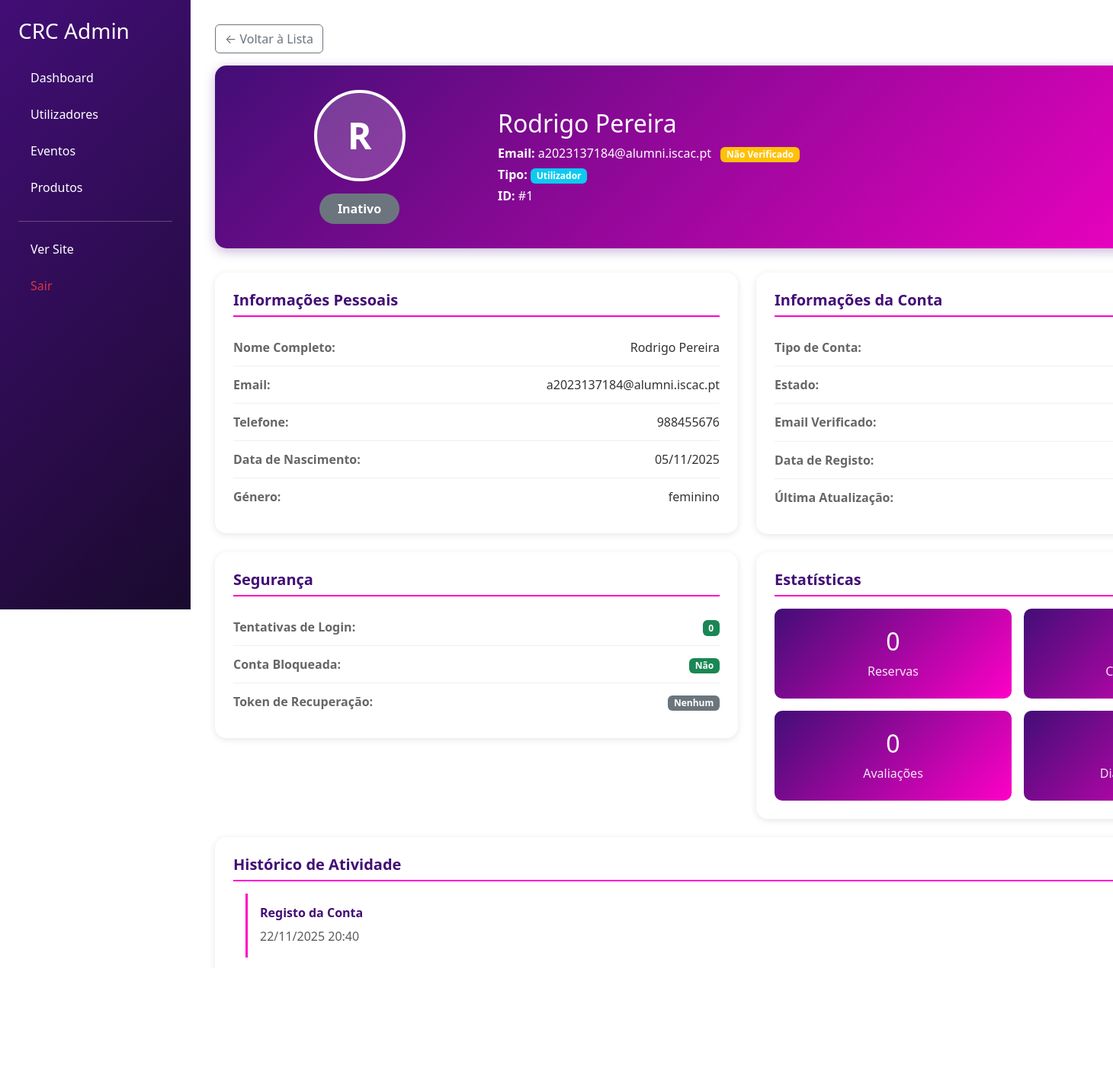
The page /admin/ver_utilizador.php?id=1 (signed in) on the database its author committed.
### tables this page shows
CREATE TABLE IF NOT EXISTS `utilizador` (
  `id_utilizador` int NOT NULL AUTO_INCREMENT,
  `primeiro_nome` varchar(100) NOT NULL,
  `ultimo_nome` varchar(100) NOT NULL,
  `email` varchar(255) NOT NULL,
  `telefone` varchar(20) DEFAULT NULL,
  `data_nascimento` date NOT NULL,
  `genero` enum('masculino','feminino','outro','prefiro-nao-dizer') DEFAULT NULL,
  `password_hash` varchar(255) NOT NULL,
  `data_registo` timestamp NULL DEFAULT CURRENT_TIMESTAMP,
  `data_ultima_atualizacao` timestamp NULL DEFAULT CURRENT_TIMESTAMP ON UPDATE CURRENT_TIMESTAMP,
  `ativo` tinyint(1) DEFAULT '1',
  `tipo` enum('utilizador','admin') DEFAULT 'utilizador',
  `email_verificado` tinyint(1) DEFAULT '0',
  `token_verificacao` varchar(100) DEFAULT NULL,
  `token_recuperacao_password` varchar(100) DEFAULT NULL,
  `data_expiracao_token` datetime DEFAULT NULL,
  `tentativas_login` int DEFAULT '0',
  `bloqueado_ate` datetime DEFAULT NULL,
  PRIMARY KEY (`id_utilizador`) USING BTREE,
  UNIQUE KEY `email` (`email`),
  KEY `idx_email` (`email`),
  KEY `idx_data_registo` (`data_registo`)
);

### admin/ver_utilizador.php (the view, shortened to what this page needs)
<?php
require_once '../includes/db_connect.php';
$user_id = (int)$_GET['id'];
$stmt = $conn->prepare("SELECT * FROM utilizador WHERE id_utilizador = ?");
$stmt->bind_param("i", $user_id);
$stmt->execute();
$user = $stmt->get_result()->fetch_assoc();
?>
<!DOCTYPE html>
<html lang="pt-pt">
<head>
    <link href="https://cdn.jsdelivr.net/npm/bootstrap@5.3.2/dist/css/bootstrap.min.css" rel="stylesheet">
</head>
<body>
    <div class="container-fluid">
        <div class="row">
            <?php include 'includesadm/adminsidebar.php'; ?>
            <div class="main-content">
                <div class="mb-3">
                    <a href="utilizadores.php" class="btn btn-outline-secondary">
                        ← Voltar à Lista
                    </a>
                </div>
                <div class="user-profile-header">
                    <div class="row align-items-center">
                        <div class="col-md-3 text-center">
                            <div class="user-avatar-large">
                                <?php echo strtoupper(substr($user['primeiro_nome'], 0, 1)); ?>
                            </div>
                            <span class="status-badge-large <?php echo $user['ativo'] ? 'bg-success' : 'bg-secondary'; ?>">
                                <?php echo $user['ativo'] ? 'Ativo' : 'Inativo'; ?>
                            </span>
                        </div>
                        <div class="col-md-9">
                            <h2 class="mb-2"><?php echo htmlspecialchars($user['primeiro_nome'] . ' ' . $user['ultimo_nome']); ?></h2>
                            <p class="mb-1">
                                <strong>Email:</strong> <?php echo htmlspecialchars($user['email']); ?>
                                <?php if ($user['email_verificado']): ?>
                                    <span class="badge bg-success ms-2">Verificado</span>
                                <?php else: ?>
                                    <span class="badge bg-warning ms-2">Não Verificado</span>
                                <?php endif; ?>
                            </p>
                            <p class="mb-1">
                                <strong>Tipo:</strong>
                                <span class="badge <?php echo $user['tipo'] == 'admin' ? 'bg-danger' : 'bg-info'; ?>">
                                    <?php echo $user['tipo'] == 'admin' ? 'Administrador' : 'Utilizador'; ?>
                                </span>
                            </p>
                            <p class="mb-0">
                                <strong>ID:</strong> #<?php echo $user['id_utilizador']; ?>
                            </p>
                        </div>
                    </div>
                </div>
                <div class="row">
                    <div class="col-md-6">
                        <div class="info-card">
                            <h5>Informações Pessoais</h5>
                            <div class="info-item">
                                <span class="info-label">Nome Completo:</span>
                                <span class="info-value"><?php echo htmlspecialchars($user['primeiro_nome'] . ' ' . $user['ultimo_nome']); ?></span>
                            </div>
                            <div class="info-item">
                                <span class="info-label">Email:</span>
                                <span class="info-value"><?php echo htmlspecialchars($user['email']); ?></span>
                            </div>
                            <div class="info-item">
                                <span class="info-label">Telefone:</span>
                                <span class="info-value"><?php echo htmlspecialchars($user['telefone'] ?? 'Não fornecido'); ?></span>
                            </div>
                            <div class="info-item">
                                <span class="info-label">Data de Nascimento:</span>
                                <span class="info-value">
                                    <?php
                                    if ($user['data_nascimento']) {
                                        echo date('d/m/Y', strtotime($user['data_nascimento']));
                                    } else {
                                        echo 'Não fornecido';
                                    }
                                    ?>
                                </span>
                            </div>
                            <div class="info-item">
                                <span class="info-label">Género:</span>
                                <span class="info-value">
                                    <?php
                                    $generos = [
                                        'M' => 'Masculino',
                                        'F' => 'Feminino',
                                        'Outro' => 'Outro',
                                        'Prefiro não dizer' => 'Prefiro não dizer'
                                    ];
                                    echo htmlspecialchars($generos[$user['genero']] ?? $user['genero'] ?? 'Não especificado');
                                    ?>
                                </span>
                            </div>
                        </div>
                    </div>
                    <div class="col-md-6">
                        <div class="info-card">
                            <h5>Informações da Conta</h5>
                            <div class="info-item">
                                <span class="info-label">Tipo de Conta:</span>
                            </div>
                            <div class="info-item">
                                <span class="info-label">Estado:</span>
                            </div>
                            <div class="info-item">
                                <span class="info-label">Email Verificado:</span>
                            </div>
                            <div class="info-item">
                                <span class="info-label">Data de Registo:</span>
                            </div>
                            <div class="info-item">
                                <span class="info-label">Última Atualização:</span>
                            </div>
                        </div>
                    </div>
                </div>
                <div class="row">
                    <div class="col-md-6">
                        <div class="info-card">
                            <h5>Segurança</h5>
                            <div class="info-item">
                                <span class="info-label">Tentativas de Login:</span>
                                <span class="info-value">
                                    <span class="badge <?php echo $user['tentativas_login'] > 3 ? 'bg-danger' : 'bg-success'; ?>">
                                        <?php echo $user['tentativas_login'] ?? 0; ?>
                                    </span>
                                </span>
                            </div>
                            <div class="info-item">
                                <span class="info-label">Conta Bloqueada:</span>
                                <span class="info-value">
                                    <?php
                                    if ($user['bloqueado_ate']) {
                                        $bloqueado_ate = new DateTime($user['bloqueado_ate']);
                                        $agora = new DateTime();
                                        if ($bloqueado_ate > $agora) {
                                            echo '<span class="badge bg-danger">Sim até ' . $bloqueado_ate->format('d/m/Y H:i') . '</span>';
                                        } else {
                                            echo '<span class="badge bg-success">Não</span>';
                                        }
                                    } else {
                                        echo '<span class="badge bg-success">Não</span>';
                                    }
                                    ?>
                                </span>
                            </div>
                            <div class="info-item">
                                <span class="info-label">Token de Recuperação:</span>
                                <span class="info-value">
                                    <?php echo $user['token_recuperacao_password'] ? '<span class="badge bg-warning">Ativo</span>' : '<span class="badge bg-secondary">Nenhum</span>'; ?>
                                </span>
                            </div>
                        </div>
                    </div>
                    <div class="col-md-6">
                        <div class="info-card">
                            <h5>Estatísticas</h5>
                            <div class="row g-3">
                                <div class="col-6">
                                    <div class="stat-box">
                                        <h3>0</h3>
                                        <p>Reservas</p>
                                    </div>
                                </div>
                                <div class="col-6">
                                    <div class="stat-box">
                                        <h3>0</h3>
                                        <p>Comentários</p>
                                    </div>
                                </div>
                                <div class="col-6">
                                    <div class="stat-box">
                                        <h3>0</h3>
                                        <p>Avaliações</p>
                                    </div>
                                </div>
                                <div class="col-6">
                                    <div class="stat-box">
                                        <h3>
                                        </h3>
                                        <p>Dias Registado</p>
                                    </div>
                                </div>
                            </div>
                        </div>
                    </div>
                </div>
                <div class="row">
                    <div class="col-12">
                        <div class="info-card">
                            <h5>Histórico de Atividade</h5>
                            <div class="timeline-item">
                                <h6>Registo da Conta</h6>
                                <p class="text-muted mb-0"><?php echo date('d/m/Y H:i', strtotime($user['data_registo'])); ?></p>
                            </div>
                            <?php if ($user['data_ultima_atualizacao']): ?>
                            <div class="timeline-item">
                                <h6>Última Atualização</h6>
                                <p class="text-muted mb-0"><?php echo date('d/m/Y H:i', strtotime($user['data_ultima_atualizacao'])); ?></p>
                            </div>
                            <?php endif; ?>
                        </div>
                    </div>
                </div>
            </div>
        </div>
    </div>
</body>
</html>

### admin/ver_utilizador.php (style rules this page uses)
:root { --primary: #420e76; --accent: #FF00C8; }
.main-content { margin-left: 250px; padding: 2rem; }
.user-profile-header { background: linear-gradient(135deg, var(--primary) 0%, var(--accent) 100%); border-radius: 15px; padding: 2rem; color: white; margin-bottom: 2rem; box-shadow: 0 4px 15px rgba(66, 14, 118, 0.3); }
.user-avatar-large { width: 120px; height: 120px; border-radius: 50%; background: rgba(255, 255, 255, 0.2); display: flex; align-items: center; justify-content: center; font-size: 3rem; font-weight: bold; border: 4px solid white; margin: 0 auto 1rem; }
.info-card { background: white; border-radius: 15px; padding: 1.5rem; box-shadow: 0 2px 10px rgba(0, 0, 0, 0.1); margin-bottom: 1.5rem; transition: transform 0.3s; }
.info-card h5 { color: var(--primary); font-weight: bold; margin-bottom: 1rem; padding-bottom: 0.5rem; border-bottom: 2px solid var(--accent); }
.info-item { display: flex; justify-content: space-between; padding: 0.75rem 0; border-bottom: 1px solid #f0f0f0; }
.info-item:last-child { border-bottom: none; }
.info-label { font-weight: 600; color: #666; }
.info-value { color: #333; text-align: right; }
.status-badge-large { padding: 0.5rem 1.5rem; border-radius: 25px; font-weight: bold; display: inline-block; }
.stat-box { background: linear-gradient(135deg, var(--primary) 0%, var(--accent) 100%); border-radius: 10px; padding: 1.5rem; color: white; text-align: center; }
.stat-box h3 { font-size: 2rem; margin-bottom: 0.5rem; }
.stat-box p { margin: 0; opacity: 0.9; }
.timeline-item { padding: 1rem; border-left: 3px solid var(--accent); margin-left: 1rem; margin-bottom: 1rem; }
.timeline-item h6 { color: var(--primary); font-weight: bold; }

### rows shown on the page
utilizador: primeiro_nome "R", primeiro_nome+ultimo_nome "Rodrigo Pereira", email "a2023137184@alumni.iscac.pt", id_utilizador "1", telefone "988455676", data_nascimento "05/11/2025", genero "feminino", tentativas_login "0", data_registo "22/11/2025 20:40"
